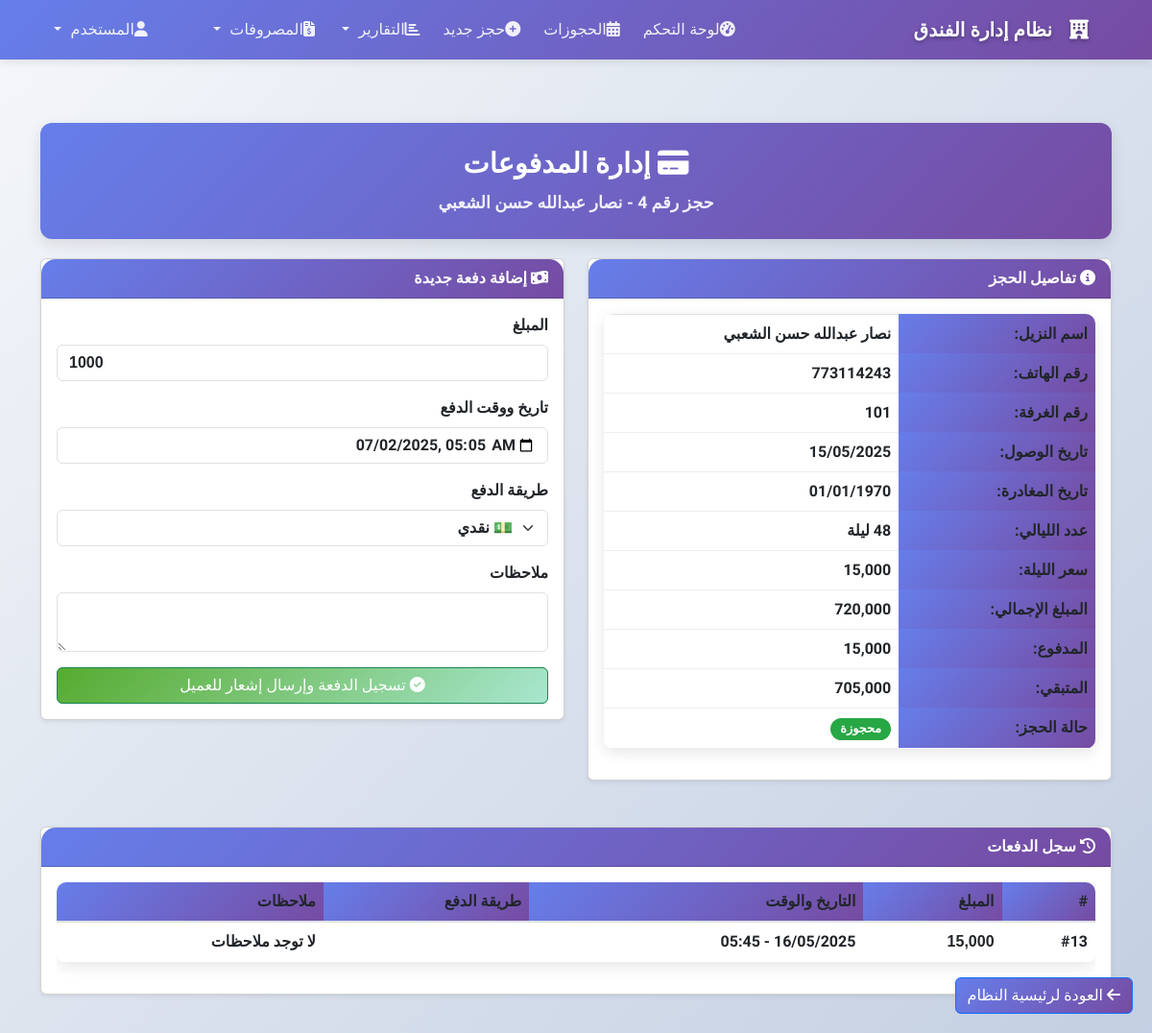
/admin/bookings/payment.php?id=4 (signed in), run on the app's committed database.
### tables this page shows
CREATE TABLE `bookings` (
  `booking_id` int(11) NOT NULL,
  `guest_id` int(11) DEFAULT NULL,
  `guest_name` varchar(100) NOT NULL,
  `guest_id_type` enum('بطاقة شخصية','رخصة قيادة','جواز سفر') NOT NULL,
  `guest_id_number` varchar(50) NOT NULL,
  `guest_id_issue_date` date DEFAULT NULL,
  `guest_id_issue_place` varchar(50) DEFAULT NULL,
  `guest_phone` varchar(20) NOT NULL,
  `guest_nationality` varchar(50) DEFAULT NULL,
  `guest_email` varchar(100) DEFAULT NULL,
  `guest_address` text,
  `guest_created_at` timestamp NOT NULL DEFAULT CURRENT_TIMESTAMP,
  `room_number` varchar(10) NOT NULL,
  `checkin_date` datetime NOT NULL,
  `checkout_date` datetime DEFAULT NULL,
  `status` enum('شاغرة','محجوزة') NOT NULL DEFAULT 'محجوزة' COMMENT 'حالة الحجز',
  `notes` text,
  `created_at` timestamp NOT NULL DEFAULT CURRENT_TIMESTAMP,
  `expected_nights` int(11) DEFAULT '1' COMMENT 'عدد الليالي المتوقع',
  `actual_checkout` datetime DEFAULT NULL,
  `calculated_nights` int(11) DEFAULT '1',
  `last_calculation` timestamp NOT NULL DEFAULT CURRENT_TIMESTAMP ON UPDATE CURRENT_TIMESTAMP
);

CREATE TABLE `rooms` (
  `room_number` varchar(10) NOT NULL,
  `type` varchar(50) NOT NULL,
  `price` decimal(10,2) NOT NULL,
  `status` enum('شاغرة','محجوزة') NOT NULL DEFAULT 'شاغرة' COMMENT 'حالة الغرفة'
);

CREATE TABLE `payment` (
  `payment_id` int(11) NOT NULL,
  `booking_id` int(11) NOT NULL,
  `amount` decimal(10,2) NOT NULL,
  `payment_date` timestamp NOT NULL DEFAULT CURRENT_TIMESTAMP,
  `notes` text,
  `payment_method` varchar(50) NOT NULL,
  `revenue_type` enum('room','restaurant','services','other') NOT NULL DEFAULT 'room',
  `cash_transaction_id` int(11) DEFAULT NULL,
  `room_number` int(11) DEFAULT NULL
);

### admin/bookings/payment.php (the view, shortened to what this page needs)
<?php
include '../../includes/db.php';
$booking_id = intval($_GET['id'] ?? 0);
$booking_query = "
    SELECT b.booking_id, b.guest_name, b.guest_phone, b.room_number, b.checkin_date, b.checkout_date,
           r.price AS room_price,
           b.status,
           IFNULL((SELECT SUM(p.amount) FROM payment p WHERE p.booking_id = b.booking_id), 0) AS paid_amount
    FROM bookings b
    LEFT JOIN rooms r ON b.room_number = r.room_number
    WHERE b.booking_id = ? LIMIT 1
";
$stmt = $conn->prepare($booking_query);
$stmt->bind_param("i", $booking_id);
$stmt->execute();
$booking_result = $stmt->get_result();
$booking = $booking_result->fetch_assoc();
$checkin = new DateTime($booking['checkin_date']);
$checkout = new DateTime($booking['checkout_date']);
$nights = $checkout->diff($checkin)->days;
$total_price = $booking['room_price'] * $nights;
$paid_amount = $booking['paid_amount'];
$remaining = max(0, $total_price - $paid_amount);
include '../../includes/header.php';
$payments_query = "SELECT * FROM payment WHERE booking_id = ? ORDER BY payment_date DESC";
$stmt_payments = $conn->prepare($payments_query);
$stmt_payments->bind_param("i", $booking_id);
$stmt_payments->execute();
$payments_res = $stmt_payments->get_result();
?>
<!DOCTYPE html>
<html lang="ar" dir="rtl">
<head>
    <link href="https://cdn.jsdelivr.net/npm/bootstrap@5.3.0/dist/css/bootstrap.min.css" rel="stylesheet">
    <link rel="stylesheet" href="https://cdnjs.cloudflare.com/ajax/libs/font-awesome/6.4.0/css/all.min.css">
</head>
<body>
<div class="container py-4">
    <div class="payment-header">
        <h1><i class="fas fa-credit-card"></i> إدارة المدفوعات</h1>
        <div class="booking-id">حجز رقم <?= htmlspecialchars($booking_id) ?> - <?= htmlspecialchars($booking['guest_name']) ?></div>
    </div>
    <div class="row">
        <div class="col-md-6">
            <div class="card shadow-sm mb-4">
                <div class="card-header bg-primary text-white">
                    <i class="fas fa-info-circle"></i> تفاصيل الحجز
                </div>
                <div class="card-body">
                    <table class="table">
                        <tr><th width="40%">اسم النزيل:</th><td><?= htmlspecialchars($booking['guest_name']); ?></td></tr>
                        <tr><th>رقم الهاتف:</th><td><?= htmlspecialchars($booking['guest_phone']); ?></td></tr>
                        <tr><th>رقم الغرفة:</th><td><?= htmlspecialchars($booking['room_number']); ?></td></tr>
                        <tr><th>تاريخ الوصول:</th><td><?= date('d/m/Y', strtotime($booking['checkin_date'])); ?></td></tr>
                        <tr><th>تاريخ المغادرة:</th><td><?= date('d/m/Y', strtotime($booking['checkout_date'])); ?></td></tr>
                        <tr><th>عدد الليالي:</th><td><?= $nights ?> ليلة</td></tr>
                        <tr><th>سعر الليلة:</th><td><?= number_format($booking['room_price'], 0); ?> </td></tr>
                        <tr class="total-row"><th>المبلغ الإجمالي:</th><td><?= number_format($total_price, 0); ?> </td></tr>
                        <tr><th>المدفوع:</th><td><?= number_format($paid_amount, 0); ?> </td></tr>
                        <tr class="total-row"><th>المتبقي:</th><td><?= number_format($remaining, 0); ?> </td></tr>
                        <tr><th>حالة الحجز:</th>
                            <td>
                                <span class="badge" style="background: <?= $booking['status'] == 'محجوزة' ? '#28a745' : '#17a2b8' ?>;">
                                    <?= htmlspecialchars($booking['status']) ?>
                                </span>
                            </td>
                        </tr>
                    </table>
                </div>
            </div>
        </div>
        <div class="col-md-6">
            <div class="card shadow-sm">
                <div class="card-header bg-success text-white"><i class="fas fa-money-bill-wave"></i> إضافة دفعة جديدة</div>
                <div class="card-body">
                    <?php if ($remaining > 0): ?>
                    <form method="post" novalidate>
                        <div class="mb-3">
                            <label for="amount" class="form-label">المبلغ </label>
                            <input type="number" name="amount" id="amount" class="form-control"
                                   step="0.01" min="0.01" max="<?= $remaining ?>" value="<?= min($remaining, 1000) ?>" required>
                        </div>
                        <div class="mb-3">
                            <label for="payment_date" class="form-label">تاريخ ووقت الدفع</label>
                            <input type="datetime-local" name="payment_date" id="payment_date" class="form-control"
                                   value="<?= date('Y-m-d\TH:i') ?>" required>
                        </div>
                        <div class="mb-3">
                            <label for="payment_method" class="form-label">طريقة الدفع</label>
                            <select name="payment_method" id="payment_method" class="form-select" required>
                                <option value="نقدي">💵 نقدي</option>
                            </select>
                        </div>
                        <div class="mb-3">
                            <label for="notes" class="form-label">ملاحظات</label>
                            <textarea name="notes" id="notes" class="form-control" rows="2"></textarea>
                        </div>
                        <button type="submit" name="submit_payment" class="btn btn-success w-100">
                            <i class="fas fa-check-circle"></i> تسجيل الدفعة وإرسال إشعار للعميل
                        </button>
                    </form>
                    <?php else: ?>
                        <div class="alert alert-info text-center">
                            <i class="fas fa-check-circle"></i> تم تسديد كامل المبلغ المستحق
                        </div>
                    <?php endif; ?>
                </div>
            </div>
        </div>
    </div>
    <div class="card shadow-sm mt-4">
        <div class="card-header bg-info text-white"><i class="fas fa-history"></i> سجل الدفعات</div>
        <div class="card-body">
            <?php if ($payments_res && $payments_res->num_rows > 0): ?>
                <div class="table-responsive">
                    <table class="table table-hover">
                        <thead>
                        <tr>
                            <th>#</th>
                            <th>المبلغ</th>
                            <th>التاريخ والوقت</th>
                            <th>طريقة الدفع</th>
                            <th>ملاحظات</th>
                        </tr>
                        </thead>
                        <tbody>
                        <?php while ($payment = $payments_res->fetch_assoc()): ?>
                            <tr>
                                <td>#<?= $payment['payment_id'] ?></td>
                                <td><strong><?= number_format($payment['amount'], 0) ?> </strong></td>
                                <td><?= date('d/m/Y - H:i', strtotime($payment['payment_date'])) ?></td>
                                <td>
                                    <span class="badge"><?= htmlspecialchars($payment['payment_method']) ?></span>
                                </td>
                                <td><?= htmlspecialchars($payment['notes'] ?: 'لا توجد ملاحظات') ?></td>
                            </tr>
                        <?php endwhile; ?>
                        </tbody>
                    </table>
                </div>
            <?php else: ?>
                <p class="text-center">لا توجد دفعات مسجلة.</p>
            <?php endif; ?>
        </div>
    </div>
    <a href="../dash.php" class="btn btn-primary back-btn">
        <i class="fas fa-arrow-left"></i> العودة لرئيسية النظام
    </a>
    <?php include '../../includes/footer.php'; ?>
</body>
</html>

### assets/css/dashboard.css (style rules this page uses)
:root { --available: #28a745; --occupied: #dc3545; --primary: #3498db; --dark: #2c3e50; --light-gray: #f8f9fa; --white: #ffffff; --border-radius: 15px; --box-shadow: 0 4px 12px rgba(0, 0, 0, 0.1); --transition: all 0.3s cubic-bezier(0.4, 0, 0.2, 1); }
body { background-color: var(--light-gray); font-family: "Tajawal", sans-serif; margin: 0; padding: 0; overflow-x: hidden; }

### assets/css/arabic-support.css (style rules this page uses)
html { direction: rtl; lang: ar; }
body { font-family: "Tajawal", "Tajawal-Local", "Arial", sans-serif; direction: rtl; text-align: right; font-size: 16px; line-height: 1.6; -webkit-font-smoothing: antialiased; -moz-osx-font-smoothing: grayscale; }
.table { direction: rtl; text-align: right; }
.table th, .table td { text-align: right; vertical-align: middle; }
.form-control, .form-select { direction: rtl; text-align: right; font-family: "Tajawal", sans-serif; }
input[type="number"], input[type="tel"], .number-input { direction: ltr; text-align: left; }
.btn { font-family: "Tajawal", sans-serif; font-weight: 500; }
.card { direction: rtl; text-align: right; }
.card-header { text-align: right; }

### includes/header.php (style rules this page uses)
body { font-family: 'Tajawal', sans-serif; background: linear-gradient(135deg, #f5f7fa 0%, #c3cfe2 100%); margin: 0; padding-top: 80px; direction: rtl; text-align: right; min-height: 100vh; }
* { font-family: 'Tajawal', sans-serif; }
.table { direction: rtl; text-align: right; background: white; border-radius: 10px; overflow: hidden; box-shadow: 0 4px 15px rgba(0,0,0,0.1); }
.table th { background: linear-gradient(135deg, #667eea 0%, #764ba2 100%); color: white; font-weight: 600; border: none; padding: 15px; }
.table td { padding: 12px 15px; border-bottom: 1px solid #eee; vertical-align: middle; }
.form-control, .form-select { direction: rtl; text-align: right; border-radius: 8px; border: 1px solid #ced4da; transition: all 0.3s ease; }
input[type="number"], input[type="tel"], .number-input { direction: ltr; text-align: left; }
.btn { border-radius: 8px; font-weight: 500; transition: all 0.3s ease; border: none; }
.btn-primary { background: linear-gradient(135deg, #667eea 0%, #764ba2 100%); }
.btn-success { background: linear-gradient(135deg, #56ab2f 0%, #a8e6cf 100%); }
.card { border: none; border-radius: 15px; box-shadow: 0 4px 15px rgba(0,0,0,0.1); transition: all 0.3s ease; }
.card-header { background: linear-gradient(135deg, #667eea 0%, #764ba2 100%); color: white; border-radius: 15px 15px 0 0 !important; border: none; font-weight: 600; }

### admin/bookings/payment.php (style rules this page uses)
.back-btn { position: fixed; bottom: 20px; right: 20px; z-index: 1000; }
.total-row { font-weight: bold; background-color: #f8f9fa; }
.badge { padding: 5px 10px; border-radius: 20px; font-size: 0.8rem; font-weight: 600; }
body { font-family: 'Tajawal', sans-serif; font-weight: bold; direction: rtl; text-align: right; }
.payment-header { background: linear-gradient(135deg, #667eea, #764ba2); color: white; padding: 25px 15px; border-radius: 12px; margin-bottom: 20px; text-align: center; box-shadow: 0 5px 15px rgba(0,0,0,0.1); }
.payment-header h1 { margin: 0; font-size: 1.8rem; font-weight: 700; }
.booking-id { font-size: 1.1rem; margin-top: 10px; opacity: 0.9; }
.form-control, .form-select { font-weight: bold; text-align: right; }
input[type="number"] { font-family: Arial, sans-serif; direction: ltr; text-align: left; }

### data on the page
bookings: guest_name "نصار عبدالله حسن الشعبي", guest_phone "773114243", room_number "101", checkin_date "15/05/2025", checkout_date "01/01/1970", room_number.price "15,000", total_price "720,000", status "محجوزة"
payment: payment_id "13", amount "15,000", payment_date "16/05/2025 - 05:45", notes "لا توجد ملاحظات"

### other printed values
$booking_id "4"
$paid_amount "15,000"
$remaining "705,000"
